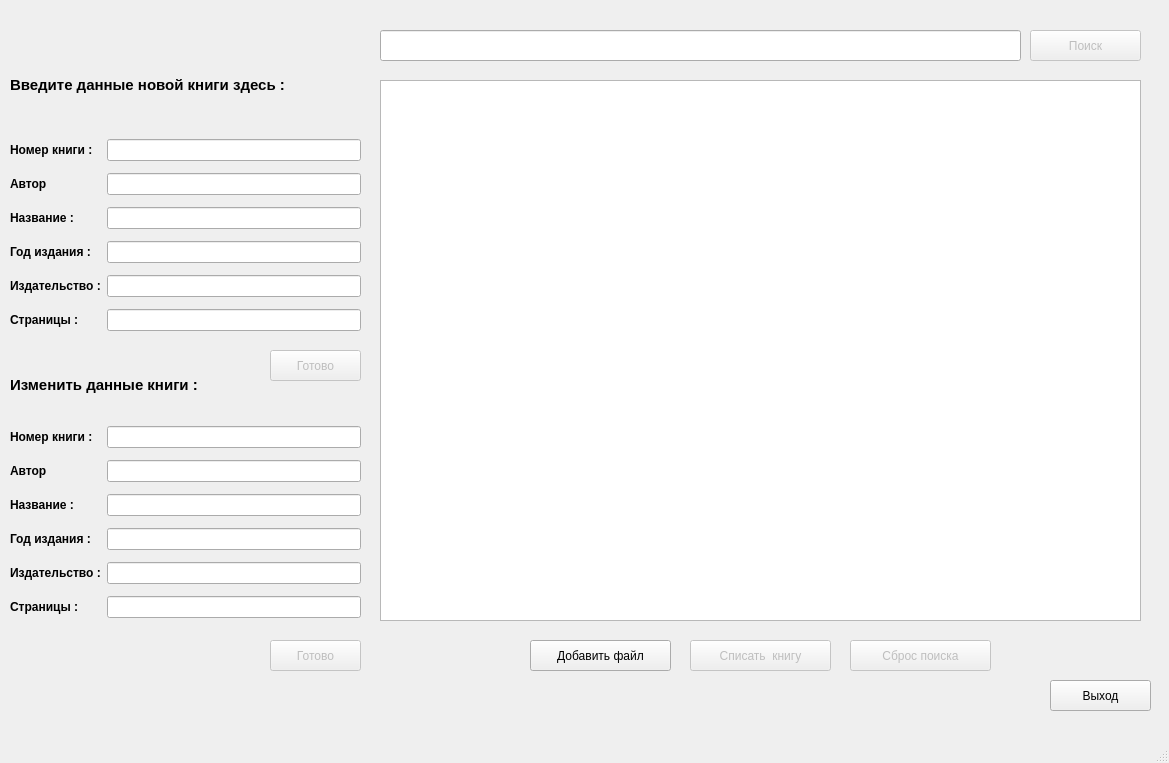
<?xml version="1.0" encoding="UTF-8"?>
<ui version="4.0">
 <class>MainWindow</class>
 <widget class="QMainWindow" name="MainWindow">
  <property name="geometry">
   <rect>
    <x>0</x>
    <y>0</y>
    <width>1169</width>
    <height>763</height>
   </rect>
  </property>
  <property name="windowTitle">
   <string>MainWindow</string>
  </property>
  <widget class="QWidget" name="centralwidget">
   <widget class="QPushButton" name="exit">
    <property name="geometry">
     <rect>
      <x>1050</x>
      <y>680</y>
      <width>101</width>
      <height>31</height>
     </rect>
    </property>
    <property name="text">
     <string>Выход</string>
    </property>
   </widget>
   <widget class="QTableWidget" name="tableWidget">
    <property name="geometry">
     <rect>
      <x>380</x>
      <y>80</y>
      <width>761</width>
      <height>541</height>
     </rect>
    </property>
   </widget>
   <widget class="QLabel" name="label">
    <property name="geometry">
     <rect>
      <x>10</x>
      <y>60</y>
      <width>351</width>
      <height>51</height>
     </rect>
    </property>
    <property name="text">
     <string>&lt;html&gt;&lt;head/&gt;&lt;body&gt;&lt;p&gt;&lt;span style=&quot; font-size:11pt; font-weight:700;&quot;&gt;Введите данные новой книги здесь :&lt;/span&gt;&lt;/p&gt;&lt;/body&gt;&lt;/html&gt;</string>
    </property>
   </widget>
   <widget class="QPushButton" name="pushButton">
    <property name="enabled">
     <bool>false</bool>
    </property>
    <property name="geometry">
     <rect>
      <x>270</x>
      <y>350</y>
      <width>91</width>
      <height>31</height>
     </rect>
    </property>
    <property name="text">
     <string>Готово</string>
    </property>
   </widget>
   <widget class="QPushButton" name="deleteEl">
    <property name="enabled">
     <bool>false</bool>
    </property>
    <property name="geometry">
     <rect>
      <x>690</x>
      <y>640</y>
      <width>141</width>
      <height>31</height>
     </rect>
    </property>
    <property name="text">
     <string>Списать  книгу</string>
    </property>
   </widget>
   <widget class="QPushButton" name="addFile">
    <property name="geometry">
     <rect>
      <x>530</x>
      <y>640</y>
      <width>141</width>
      <height>31</height>
     </rect>
    </property>
    <property name="text">
     <string>Добавить файл</string>
    </property>
   </widget>
   <widget class="QLabel" name="label_6">
    <property name="geometry">
     <rect>
      <x>10</x>
      <y>360</y>
      <width>241</width>
      <height>51</height>
     </rect>
    </property>
    <property name="text">
     <string>&lt;html&gt;&lt;head/&gt;&lt;body&gt;&lt;p&gt;&lt;span style=&quot; font-size:11pt; font-weight:700;&quot;&gt;Изменить данные книги :&lt;/span&gt;&lt;/p&gt;&lt;/body&gt;&lt;/html&gt;</string>
    </property>
   </widget>
   <widget class="QPushButton" name="pushButton_2">
    <property name="enabled">
     <bool>false</bool>
    </property>
    <property name="geometry">
     <rect>
      <x>270</x>
      <y>640</y>
      <width>91</width>
      <height>31</height>
     </rect>
    </property>
    <property name="text">
     <string>Готово</string>
    </property>
   </widget>
   <widget class="QPushButton" name="search">
    <property name="enabled">
     <bool>false</bool>
    </property>
    <property name="geometry">
     <rect>
      <x>1030</x>
      <y>30</y>
      <width>111</width>
      <height>31</height>
     </rect>
    </property>
    <property name="text">
     <string>Поиск</string>
    </property>
   </widget>
   <widget class="QLineEdit" name="lineSearch">
    <property name="enabled">
     <bool>true</bool>
    </property>
    <property name="geometry">
     <rect>
      <x>380</x>
      <y>30</y>
      <width>641</width>
      <height>31</height>
     </rect>
    </property>
   </widget>
   <widget class="QPushButton" name="deleteEl_2">
    <property name="enabled">
     <bool>false</bool>
    </property>
    <property name="geometry">
     <rect>
      <x>850</x>
      <y>640</y>
      <width>141</width>
      <height>31</height>
     </rect>
    </property>
    <property name="text">
     <string>Сброс поиска</string>
    </property>
   </widget>
   <widget class="QWidget" name="layoutWidget">
    <property name="geometry">
     <rect>
      <x>10</x>
      <y>420</y>
      <width>351</width>
      <height>205</height>
     </rect>
    </property>
    <layout class="QGridLayout" name="gridLayout_3">
     <item row="0" column="0">
      <widget class="QLabel" name="label_7">
       <property name="text">
        <string>&lt;html&gt;&lt;head/&gt;&lt;body&gt;&lt;p&gt;&lt;span style=&quot; font-weight:700;&quot;&gt;Номер книги :&lt;/span&gt;&lt;/p&gt;&lt;/body&gt;&lt;/html&gt;</string>
       </property>
      </widget>
     </item>
     <item row="0" column="1">
      <widget class="QLineEdit" name="lineEdit_5"/>
     </item>
     <item row="1" column="0">
      <widget class="QLabel" name="label_8">
       <property name="text">
        <string>&lt;html&gt;&lt;head/&gt;&lt;body&gt;&lt;p&gt;&lt;span style=&quot; font-weight:700;&quot;&gt;Автор&lt;/span&gt;&lt;/p&gt;&lt;/body&gt;&lt;/html&gt;</string>
       </property>
      </widget>
     </item>
     <item row="1" column="1">
      <widget class="QLineEdit" name="lineEdit_6"/>
     </item>
     <item row="2" column="0">
      <widget class="QLabel" name="label_9">
       <property name="text">
        <string>&lt;html&gt;&lt;head/&gt;&lt;body&gt;&lt;p&gt;&lt;span style=&quot; font-weight:700;&quot;&gt;Название :&lt;/span&gt;&lt;/p&gt;&lt;/body&gt;&lt;/html&gt;</string>
       </property>
      </widget>
     </item>
     <item row="2" column="1">
      <widget class="QLineEdit" name="lineEdit_7"/>
     </item>
     <item row="3" column="0">
      <widget class="QLabel" name="label_10">
       <property name="text">
        <string>&lt;html&gt;&lt;head/&gt;&lt;body&gt;&lt;p&gt;&lt;span style=&quot; font-weight:700;&quot;&gt;Год издания :&lt;/span&gt;&lt;/p&gt;&lt;/body&gt;&lt;/html&gt;</string>
       </property>
      </widget>
     </item>
     <item row="3" column="1">
      <widget class="QLineEdit" name="lineEdit_8">
       <property name="inputMask">
        <string/>
       </property>
      </widget>
     </item>
     <item row="4" column="0">
      <widget class="QLabel" name="label_23">
       <property name="text">
        <string>&lt;html&gt;&lt;head/&gt;&lt;body&gt;&lt;p&gt;&lt;span style=&quot; font-weight:700;&quot;&gt;Издательство :&lt;/span&gt;&lt;/p&gt;&lt;/body&gt;&lt;/html&gt;</string>
       </property>
      </widget>
     </item>
     <item row="4" column="1">
      <widget class="QLineEdit" name="lineEdit_21">
       <property name="inputMask">
        <string/>
       </property>
      </widget>
     </item>
     <item row="5" column="0">
      <widget class="QLabel" name="label_24">
       <property name="text">
        <string>&lt;html&gt;&lt;head/&gt;&lt;body&gt;&lt;p&gt;&lt;span style=&quot; font-weight:700;&quot;&gt;Страницы :&lt;/span&gt;&lt;/p&gt;&lt;/body&gt;&lt;/html&gt;</string>
       </property>
      </widget>
     </item>
     <item row="5" column="1">
      <widget class="QLineEdit" name="lineEdit_22">
       <property name="inputMask">
        <string/>
       </property>
      </widget>
     </item>
    </layout>
   </widget>
   <widget class="QWidget" name="layoutWidget">
    <property name="geometry">
     <rect>
      <x>10</x>
      <y>133</y>
      <width>351</width>
      <height>205</height>
     </rect>
    </property>
    <layout class="QGridLayout" name="gridLayout">
     <item row="0" column="0">
      <widget class="QLabel" name="label_2">
       <property name="text">
        <string>&lt;html&gt;&lt;head/&gt;&lt;body&gt;&lt;p&gt;&lt;span style=&quot; font-weight:700;&quot;&gt;Номер книги :&lt;/span&gt;&lt;/p&gt;&lt;/body&gt;&lt;/html&gt;</string>
       </property>
      </widget>
     </item>
     <item row="0" column="1">
      <widget class="QLineEdit" name="lineEdit"/>
     </item>
     <item row="1" column="0">
      <widget class="QLabel" name="label_3">
       <property name="text">
        <string>&lt;html&gt;&lt;head/&gt;&lt;body&gt;&lt;p&gt;&lt;span style=&quot; font-weight:700;&quot;&gt;Автор&lt;/span&gt;&lt;/p&gt;&lt;/body&gt;&lt;/html&gt;</string>
       </property>
      </widget>
     </item>
     <item row="1" column="1">
      <widget class="QLineEdit" name="lineEdit_2"/>
     </item>
     <item row="2" column="0">
      <widget class="QLabel" name="label_4">
       <property name="text">
        <string>&lt;html&gt;&lt;head/&gt;&lt;body&gt;&lt;p&gt;&lt;span style=&quot; font-weight:700;&quot;&gt;Название :&lt;/span&gt;&lt;/p&gt;&lt;/body&gt;&lt;/html&gt;</string>
       </property>
      </widget>
     </item>
     <item row="2" column="1">
      <widget class="QLineEdit" name="lineEdit_3"/>
     </item>
     <item row="3" column="0">
      <widget class="QLabel" name="label_5">
       <property name="text">
        <string>&lt;html&gt;&lt;head/&gt;&lt;body&gt;&lt;p&gt;&lt;span style=&quot; font-weight:700;&quot;&gt;Год издания :&lt;/span&gt;&lt;/p&gt;&lt;/body&gt;&lt;/html&gt;</string>
       </property>
      </widget>
     </item>
     <item row="3" column="1">
      <widget class="QLineEdit" name="lineEdit_4">
       <property name="inputMask">
        <string/>
       </property>
      </widget>
     </item>
     <item row="4" column="0">
      <widget class="QLabel" name="label_15">
       <property name="text">
        <string>&lt;html&gt;&lt;head/&gt;&lt;body&gt;&lt;p&gt;&lt;span style=&quot; font-weight:700;&quot;&gt;Издательство :&lt;/span&gt;&lt;/p&gt;&lt;/body&gt;&lt;/html&gt;</string>
       </property>
      </widget>
     </item>
     <item row="4" column="1">
      <widget class="QLineEdit" name="lineEdit_13">
       <property name="inputMask">
        <string/>
       </property>
      </widget>
     </item>
     <item row="5" column="0">
      <widget class="QLabel" name="label_16">
       <property name="text">
        <string>&lt;html&gt;&lt;head/&gt;&lt;body&gt;&lt;p&gt;&lt;span style=&quot; font-weight:700;&quot;&gt;Страницы :&lt;/span&gt;&lt;/p&gt;&lt;/body&gt;&lt;/html&gt;</string>
       </property>
      </widget>
     </item>
     <item row="5" column="1">
      <widget class="QLineEdit" name="lineEdit_14">
       <property name="inputMask">
        <string/>
       </property>
      </widget>
     </item>
    </layout>
   </widget>
  </widget>
  <widget class="QMenuBar" name="menubar">
   <property name="geometry">
    <rect>
     <x>0</x>
     <y>0</y>
     <width>1169</width>
     <height>26</height>
    </rect>
   </property>
  </widget>
  <widget class="QStatusBar" name="statusbar"/>
 </widget>
 <resources/>
 <connections/>
</ui>
